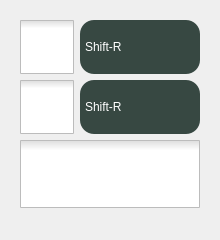
<?xml version="1.0" encoding="UTF-8"?>
<ui version="4.0">
 <class>MainWindow</class>
 <widget class="QMainWindow" name="MainWindow">
  <property name="geometry">
   <rect>
    <x>0</x>
    <y>0</y>
    <width>220</width>
    <height>240</height>
   </rect>
  </property>
  <property name="minimumSize">
   <size>
    <width>220</width>
    <height>240</height>
   </size>
  </property>
  <property name="maximumSize">
   <size>
    <width>220</width>
    <height>240</height>
   </size>
  </property>
  <property name="windowTitle">
   <string>mousey</string>
  </property>
  <widget class="QWidget" name="centralwidget">
   <widget class="QCheckBox" name="click_mouse">
    <property name="geometry">
     <rect>
      <x>20</x>
      <y>20</y>
      <width>54</width>
      <height>54</height>
     </rect>
    </property>
    <property name="styleSheet">
     <string notr="true">QCheckBox {
	background-color: none;
}

QCheckBox::indicator {
    width: 54px;
    height: 54px;
}

QCheckBox::indicator:unchecked {
    image: url(:/graphics/icons/click.png);
}

QCheckBox::indicator:checked {
    image: url(:/graphics/icons/click-act.png);
}

QCheckBox::indicator:unchecked:hover {
    image: url(:/graphics/icons/click-hov.png);
}</string>
    </property>
    <property name="text">
     <string/>
    </property>
   </widget>
   <widget class="QCheckBox" name="hold_mouse">
    <property name="geometry">
     <rect>
      <x>20</x>
      <y>80</y>
      <width>54</width>
      <height>54</height>
     </rect>
    </property>
    <property name="styleSheet">
     <string notr="true">QCheckBox {
	background-color: none;
}

QCheckBox::indicator {
    width: 54px;
    height: 54px;
}

QCheckBox::indicator:unchecked {
    image: url(:/graphics/icons/hold.png);
}

QCheckBox::indicator:checked {
    image: url(:/graphics/icons/hold-act.png);
}

QCheckBox::indicator:unchecked:hover {
    image: url(:/graphics/icons/hold-hov.png);
}</string>
    </property>
    <property name="text">
     <string/>
    </property>
   </widget>
   <widget class="QCheckBox" name="main_switch">
    <property name="geometry">
     <rect>
      <x>20</x>
      <y>140</y>
      <width>180</width>
      <height>68</height>
     </rect>
    </property>
    <property name="styleSheet">
     <string notr="true">QCheckBox {
	background-color: none;
}

QCheckBox::indicator {
    width: 180px;
    height: 68px;
}

QCheckBox::indicator:unchecked {
    image: url(:/graphics/icons/switch.png);
}

QCheckBox::indicator:checked {
	image: url(:/graphics/icons/switch-act.png);
}

QCheckBox::indicator:unchecked:hover {
	image: url(:/graphics/icons/switch-hov.png);
}</string>
    </property>
    <property name="text">
     <string/>
    </property>
   </widget>
   <widget class="QComboBox" name="comboBox_click">
    <property name="geometry">
     <rect>
      <x>80</x>
      <y>20</y>
      <width>120</width>
      <height>54</height>
     </rect>
    </property>
    <property name="styleSheet">
     <string notr="true">QComboBox {	
	background-color: rgb(55, 72, 66);
	color: white;
	border-radius: 14px;
	font: 11pt &quot;Ubuntu&quot;;
}

QComboBox:hover {	
	background-color: rgb(58, 85, 75);
	color: white;
	border-radius: 15px;
}

QComboBox:on {
	background-color: rgb(108, 141, 250);
}

QComboBox::drop-down {
	border: none;
}

QComboBox QAbstractItemView {
	background-color: rgb(58, 85, 75);
	border: none;
}</string>
    </property>
    <property name="insertPolicy">
     <enum>QComboBox::InsertAtBottom</enum>
    </property>
    <property name="iconSize">
     <size>
      <width>42</width>
      <height>42</height>
     </size>
    </property>
    <property name="frame">
     <bool>false</bool>
    </property>
    <item>
     <property name="text">
      <string>Shift-R</string>
     </property>
     <property name="icon">
      <iconset resource="recources.qrc">
       <normaloff>:/graphics/icons/Keyboard.png</normaloff>:/graphics/icons/Keyboard.png</iconset>
     </property>
    </item>
    <item>
     <property name="text">
      <string>Shift</string>
     </property>
     <property name="icon">
      <iconset resource="recources.qrc">
       <normaloff>:/graphics/icons/Keyboard.png</normaloff>:/graphics/icons/Keyboard.png</iconset>
     </property>
    </item>
    <item>
     <property name="text">
      <string>Ctrl</string>
     </property>
     <property name="icon">
      <iconset resource="recources.qrc">
       <normaloff>:/graphics/icons/Keyboard.png</normaloff>:/graphics/icons/Keyboard.png</iconset>
     </property>
    </item>
    <item>
     <property name="text">
      <string>Alt</string>
     </property>
     <property name="icon">
      <iconset resource="recources.qrc">
       <normaloff>:/graphics/icons/Keyboard.png</normaloff>:/graphics/icons/Keyboard.png</iconset>
     </property>
    </item>
    <item>
     <property name="text">
      <string>Ctrl-R</string>
     </property>
     <property name="icon">
      <iconset resource="recources.qrc">
       <normaloff>:/graphics/icons/Keyboard.png</normaloff>:/graphics/icons/Keyboard.png</iconset>
     </property>
    </item>
    <item>
     <property name="text">
      <string>Alt-gr</string>
     </property>
     <property name="icon">
      <iconset resource="recources.qrc">
       <normaloff>:/graphics/icons/Keyboard.png</normaloff>:/graphics/icons/Keyboard.png</iconset>
     </property>
    </item>
   </widget>
   <widget class="QComboBox" name="comboBox_hold">
    <property name="geometry">
     <rect>
      <x>80</x>
      <y>80</y>
      <width>120</width>
      <height>54</height>
     </rect>
    </property>
    <property name="styleSheet">
     <string notr="true">QComboBox {	
	background-color: rgb(55, 72, 66);
	color: white;
	border-radius: 14px;
	font: 11pt &quot;Ubuntu&quot;;
}

QComboBox:hover {	
	background-color: rgb(58, 85, 75);
	color: white;
	border-radius: 15px;
}

QComboBox:on {
	background-color: rgb(108, 141, 250);
}

QComboBox::drop-down {
	border: none;
}

QComboBox QAbstractItemView {
	background-color: rgb(58, 85, 75);
	border: none;
}</string>
    </property>
    <property name="insertPolicy">
     <enum>QComboBox::InsertAtBottom</enum>
    </property>
    <property name="iconSize">
     <size>
      <width>42</width>
      <height>42</height>
     </size>
    </property>
    <property name="frame">
     <bool>false</bool>
    </property>
    <item>
     <property name="text">
      <string>Shift-R</string>
     </property>
     <property name="icon">
      <iconset resource="recources.qrc">
       <normaloff>:/graphics/icons/Keyboard.png</normaloff>:/graphics/icons/Keyboard.png</iconset>
     </property>
    </item>
    <item>
     <property name="text">
      <string>Shift</string>
     </property>
     <property name="icon">
      <iconset resource="recources.qrc">
       <normaloff>:/graphics/icons/Keyboard.png</normaloff>:/graphics/icons/Keyboard.png</iconset>
     </property>
    </item>
    <item>
     <property name="text">
      <string>Ctrl</string>
     </property>
     <property name="icon">
      <iconset resource="recources.qrc">
       <normaloff>:/graphics/icons/Keyboard.png</normaloff>:/graphics/icons/Keyboard.png</iconset>
     </property>
    </item>
    <item>
     <property name="text">
      <string>Alt</string>
     </property>
     <property name="icon">
      <iconset resource="recources.qrc">
       <normaloff>:/graphics/icons/Keyboard.png</normaloff>:/graphics/icons/Keyboard.png</iconset>
     </property>
    </item>
    <item>
     <property name="text">
      <string>Ctrl-R</string>
     </property>
     <property name="icon">
      <iconset resource="recources.qrc">
       <normaloff>:/graphics/icons/Keyboard.png</normaloff>:/graphics/icons/Keyboard.png</iconset>
     </property>
    </item>
    <item>
     <property name="text">
      <string>Alt-gr</string>
     </property>
     <property name="icon">
      <iconset resource="recources.qrc">
       <normaloff>:/graphics/icons/Keyboard.png</normaloff>:/graphics/icons/Keyboard.png</iconset>
     </property>
    </item>
   </widget>
   <widget class="QFrame" name="background">
    <property name="geometry">
     <rect>
      <x>-200</x>
      <y>-300</y>
      <width>501</width>
      <height>591</height>
     </rect>
    </property>
    <property name="autoFillBackground">
     <bool>false</bool>
    </property>
    <property name="styleSheet">
     <string notr="true">border-image: url(:/icons/background5.png);</string>
    </property>
    <property name="frameShape">
     <enum>QFrame::StyledPanel</enum>
    </property>
    <property name="frameShadow">
     <enum>QFrame::Raised</enum>
    </property>
   </widget>
   <zorder>background</zorder>
   <zorder>click_mouse</zorder>
   <zorder>hold_mouse</zorder>
   <zorder>main_switch</zorder>
   <zorder>comboBox_click</zorder>
   <zorder>comboBox_hold</zorder>
  </widget>
 </widget>
 <resources>
  <include location="recources.qrc"/>
  <include location="../../../../Desktop/ui/resources.qrc"/>
 </resources>
 <connections/>
</ui>
